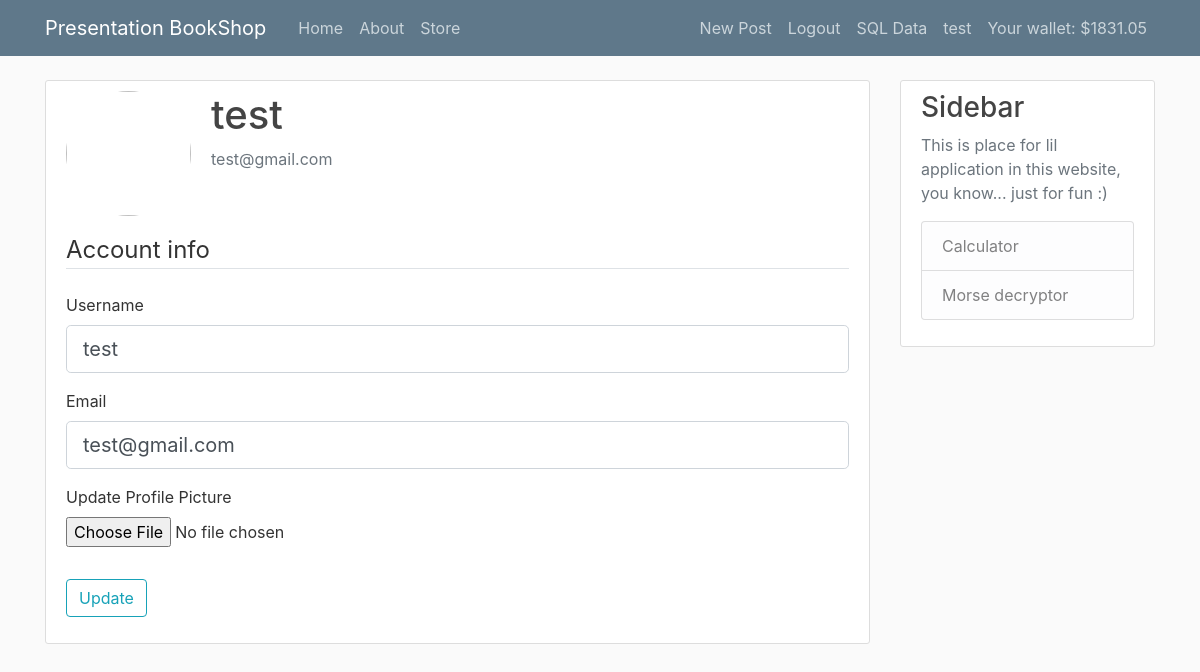
Page /account (signed in) on the committed database.
### flaskapp/models.py (models this page shows, shortened)
class User(db.Model, UserMixin):
    id = db.Column(db.Integer, primary_key=True)
    username = db.Column(db.String(20), unique=True, nullable=False)
    email = db.Column(db.String(120), unique=True, nullable=False)
    image_file = db.Column(db.String(20), nullable=False, default='default.jpg')
    password = db.Column(db.String(60), nullable=False)
    posts = db.relationship('Post', backref='author', lazy=True)
    admin = db.Column(db.Boolean, nullable=False, default=False)
    roles = db.Column(db.Integer, nullable=False, default='0')
    wallet = db.Column(db.Float, nullable=False, default='0')

### flaskapp/routes.py (the view)
@app.route('/account', methods=['GET', 'POST'])
@login_required
def account():
	users = User.query.all()
	posts = Post.query.all()
	form = UpdateAccountForm()
	if form.validate_on_submit():
		if form.picture.data:
			picture_file = save_picture(form.picture.data)
			current_user.image_file = picture_file
		current_user.username = form.username.data
		current_user.email = form.email.data
		db.session.commit()
		log_update(table=User.__table__.name, user=current_user.username)
		flash('Your account has been updated!', 'success')
		return redirect(url_for('account'))
	elif request.method == 'GET':
		form.username.data = current_user.username
		form.email.data = current_user.email
	image_file = url_for('static', filename='profile_pics/' + current_user.image_file)
	return render_template('account.html', title='Account', image_file=image_file, form=form, posts=posts, users=users)

### flaskapp/forms.py (shortened to what this page needs)
class UpdateAccountForm(FlaskForm):
	username = StringField('Username', validators=[DataRequired(), Length(min=2, max=20)])
	email = StringField('Email', validators=[DataRequired(), Email()])
	picture = FileField('Update Profile Picture', validators=[FileAllowed(['jpg', 'png'])])
	submit = SubmitField('Update')

### flaskapp/models.py (called while the page is built)
@login_manager.user_loader
def load_user(user_id):
	return User.query.get(int(user_id))

### flaskapp/templates/account.html (shortened to what this page needs)
{% extends "layout.html" %}
{% block content %}
	<link rel="stylesheet" href="https://cdnjs.cloudflare.com/ajax/libs/font-awesome/4.7.0/css/font-awesome.min.css">
	<div class="content-section">
		<div class="media">
			<img class="rounded-circle account-img" src="{{ image_file }}">
			<div class="media-body">
				<h2 class="account-heading">{{ current_user.username }}</h2>
				<p class="text-secondary">{{ current_user.email }}</p>
			</div>
		</div>
		<form method="POST", action="", enctype="multipart/form-data">
			<fieldset class="form-group">
				<legend class="border-bottom mb-4">Account info</legend>
				<div class="form-group">
					{{ form.username.label(class="form-control-label") }}
					{% if form.username.errors %}
						{{ form.username(class="form-control form-control-lg is-invalid") }}
						<div class="invalid-feedback">
							{% for error in form.username.errors %}
								<span>{{ error }}</span>
							{% endfor %}
						</div>
					{% else %}
						{{ form.username(class="form-control form-control-lg") }}
					{% endif %}
				</div>
				<div class="form-group">
					{{ form.email.label(class="form-control-label") }}
					{% if form.email.errors %}
						{{ form.email(class="form-control form-control-lg is-invalid") }}
						<div class="invalid-feedback">
							{% for error in form.email.errors %}
								<span>{{ error }}</span>
							{% endfor %}
						</div>
					{% else %}
						{{ form.email(class="form-control form-control-lg") }}
					{% endif %}
				</div>
				<div class="form-group">
					{{ form.picture.label() }}
					{{ form.picture(class="form-control-file") }}
				</div>
			</fieldset>
				<div class="form-group">
					{{ form.submit(class="btn btn-outline-info") }}
				</div>
		</form>
	</div>
{% endblock content %}

### flaskapp/templates/layout.html (shortened to what this page needs)
<!DOCTYPE html>
<html>
<head>
    <link rel="stylesheet" href="https://stackpath.bootstrapcdn.com/bootstrap/4.3.1/css/bootstrap.min.css">
    <link rel="stylesheet" type="text/css" href="{{ url_for('static', filename='main.css')}}"
</head>
<body>
	<header class="site-header">
	  <nav class="navbar navbar-expand-md navbar-dark bg-steel fixed-top">
	    <div class="container">
	      <a class="navbar-brand mr-4" href="/">Presentation BookShop</a>
	      <div class="collapse navbar-collapse" id="navbarToggle">
	        <div class="navbar-nav mr-auto">
	          <a class="nav-item nav-link" href="{{ url_for('home') }}">Home</a>
	          <a class="nav-item nav-link" href="{{ url_for('about') }}">About</a>
	          <a class="nav-item nav-link" href="{{ url_for('store') }}">Store</a>
	        </div>
	        <div class="navbar-nav">
	          {% if current_user.is_authenticated %}
	          	  <a class="nav-item nav-link" href="{{ url_for('new_post') }}">New Post</a>
	          	  <a class="nav-item nav-link" href="{{ url_for('logout') }}">Logout</a>
	          	  	{% if current_user.admin %}
	          	  		<a class="nav-item nav-link" href="{{ url_for('sql_admin') }}">SQL Data</a>
	          	  	{% endif %}
	          	  <a class="nav-item nav-link" href="{{ url_for('account') }}">{{current_user.username}}</a>
			  <a class="nav-item nav-link">Your wallet:  ${{current_user.wallet}}</a>
	          {% else %}
		          <a class="nav-item nav-link" href="{{ url_for('login') }}">Login</a>
		          <a class="nav-item nav-link" href="{{ url_for('register') }}">Register</a>
		      {% endif %}
	        </div>
	      </div>
	    </div>
	  </nav>
	</header>
	<main role="main" class="container">
	  <div class="row">
	    <div class="col-md-9">
	      {% block content %}{% endblock %}
	    </div>
	    <div class="col-md-3">
	      <div class="content-section">
	        <h3>Sidebar</h3>
	        <p class='text-muted'>This is place for lil application in this website, you know... just for fun :)
	          <ul class="list-group">
	            <a class="list-group-item list-group-item-light" href="{{ url_for('calculator') }}">Calculator</a>
	            <a class="list-group-item list-group-item-light" href="{{ url_for('morse') }}">Morse decryptor</a>
	          </ul>
	        </p>
	      </div>
	    </div>
	  </div>
	</main>
</body>
</html>

### flaskapp/static/main.css (style rules this page uses)
body { background: #fafafa; color: #333333; margin-top: 5rem; }
h1, h2, h3, h4, h5, h6 { color: #444444; }
.bg-steel { background-color: #5f788a; }
.site-header .navbar-nav .nav-link { color: #cbd5db; }
.content-section { background: #ffffff; padding: 10px 20px; border: 1px solid #dddddd; border-radius: 3px; margin-bottom: 20px; }
.account-img { height: 125px; width: 125px; margin-right: 20px; margin-bottom: 16px; }
.account-heading { font-size: 2.5rem; }

### rows in the picture
User: username "test", wallet "1831.05", email "test@gmail.com"
